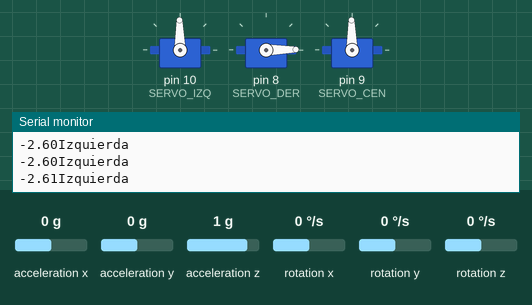
This sketch was run on a simulated Arduino Uno, built with avr-gcc and run on an emulated ATmega328P. Parts: 3 × servo, the last lines printed to the serial monitor. The inputs (shaded band) are chosen by the test bench; at power-on: acceleration x 0 g, acceleration y 0 g, acceleration z 1 g, rotation x 0 °/s, rotation y 0 °/s, rotation z 0 °/s.

Above: at 11.1 s.
11.2 s: acceleration x set to 0.8 g
At 11.8 s:
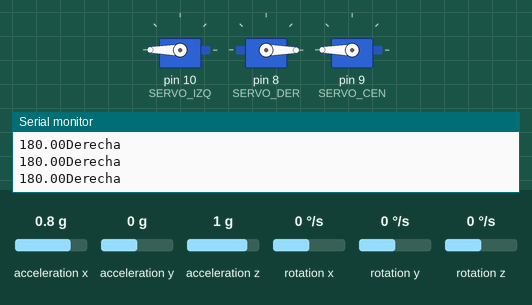
12.7 s: acceleration x set to -0.1 g
At 14.9 s:
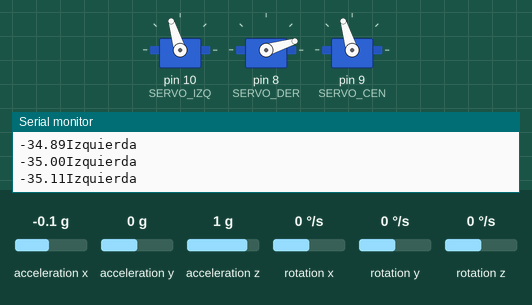
15.7 s: acceleration x set to -1.4 g
At 16.3 s:
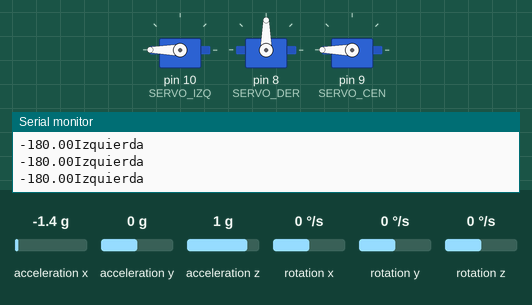
17.2 s: acceleration x set to 0.1 g
At 18.0 s:
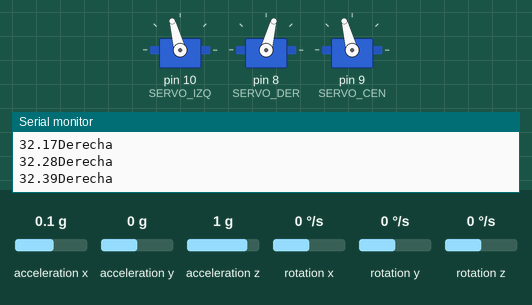
20.2 s: acceleration x set to -0.8 g
21.7 s: acceleration x set to 0 g
At 22.7 s:
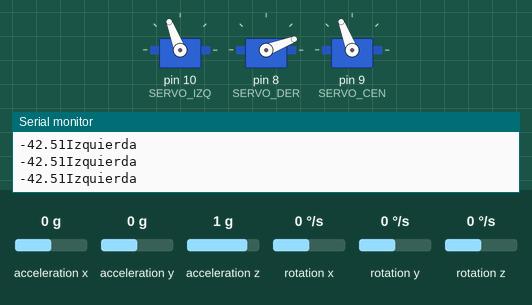
Timing chart, 0 to 24.2 s (numbered marks = the images above; inputs shaded):
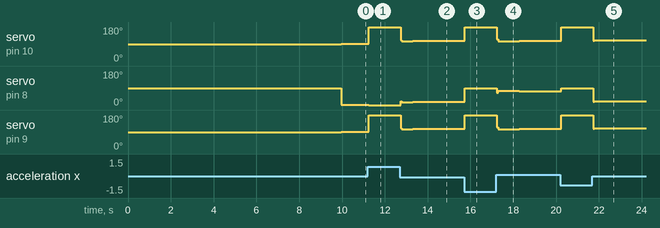

The sketch:

ArduinoControlPIDEcoVapo.ino
```cpp
#define SERVO_IZQ 10
#define SERVO_CEN 9
#define SERVO_DER 8

#include "Wire.h"
#include "Servo.h"
#include "I2Cdev.h"
#include "MPU6050.h"

Servo Servo_AletaIzq;
Servo Servo_AletaDer;
Servo Servo_Brushless;

MPU6050 Accel_Gyro;

int Aceleracion_X,    Aceleracion_Y,    Aceleracion_Z;
int Aceleracion_XMin, Aceleracion_YMin, Aceleracion_ZMin;
int Aceleracion_XMax, Aceleracion_YMax, Aceleracion_ZMax;

int Rotacion_X, Rotacion_Y, Rotacion_Z;
int rotMinX,    rotMinY,    rotMinZ;
int rotMaxX,    rotMaxY,    rotMaxZ;

float Angulo_X, Angulo_Y;

int mapAceleracion_X, mapAceleracion_Y, mapAceleracion_Z;
int mapRotacion_X,    mapRotacion_Y,    mapRotacion_Z;
int mapXmin, mapXmax;
int mapYmin, mapYmax;
int mapZmin, mapZmax;

long Referencia_X = 0;
long Referencia_Y = 0;
long Referencia_Z = 0;

long Error = 0;
long Error_Anterior = 0;

float pid_P = 0;
float pid_I = 0;
float pid_D = 0;

double kP = 2.5;
double kI = 0.005;
double kD = 3.2;

float Tiempo_Actual;
float Tiempo_Transcurrido;
float Tiempo_Anterior;

float PID;

int numeroMuestras = 1000;

void MoverMotores(int izq, int der, int centro);

void ObtenerReferenciaCero();

void setup() {
  Accel_Gyro.initialize();
  Tiempo_Actual = millis();
  Serial.begin(115200);
  Wire.begin();

  Servo_AletaIzq.attach(SERVO_IZQ);
  Servo_AletaDer.attach(SERVO_DER);
  Servo_Brushless.attach(SERVO_CEN);

  if (Accel_Gyro.testConnection()) {
    Serial.println("Sensor iniciado correctamente");

    ObtenerReferenciaCero();
  }
  else {

    Serial.println("Error al iniciar el sensor");
  }

  MoverMotores(90, 90, 90);
  delay(8000);

}


void loop() {

  Tiempo_Anterior = Tiempo_Actual;
  Tiempo_Actual = millis();
  Tiempo_Transcurrido = (Tiempo_Actual - Tiempo_Anterior);


  /* :::  Lectura de Datos del MPU :::*/
  Accel_Gyro.getAcceleration(&Aceleracion_X, &Aceleracion_Y, &Aceleracion_Z);
  Accel_Gyro.getRotation(&Rotacion_X, &Rotacion_Y, &Rotacion_Z);

  /* ::: Calculo de Rotación Angular  :::*/
  Angulo_X = atan(Aceleracion_X / sqrt(pow(Aceleracion_Y, 2) + pow(Aceleracion_Z, 2))) * (180.0 / 3.14);
  Angulo_Y = atan(Aceleracion_Y / sqrt(pow(Aceleracion_X, 2) + pow(Aceleracion_Z, 2))) * (180.0 / 3.14);

  /* :::  Calculo de Valores Maximos y Minimos de Lectura :::*/
  if (Aceleracion_X < Aceleracion_XMin) Aceleracion_XMin = Aceleracion_X;
  if (Aceleracion_X > Aceleracion_XMax) Aceleracion_XMax = Aceleracion_X;

  if (Aceleracion_Y < Aceleracion_YMin) Aceleracion_YMin = Aceleracion_Y;
  if (Aceleracion_Y > Aceleracion_YMax) Aceleracion_YMax = Aceleracion_Y;

  if (Aceleracion_Z < Aceleracion_ZMin) Aceleracion_ZMin = Aceleracion_Z;
  if (Aceleracion_Z > Aceleracion_ZMax) Aceleracion_ZMax = Aceleracion_Z;

  /* :::  Mapeo de Valores :::*/
  mapXmax = map(Aceleracion_X, Referencia_X, Aceleracion_XMax, 0, 180);
  mapYmax = map(Aceleracion_Y, Referencia_Y, Aceleracion_YMax, 0, 180);
  mapZmax = map(Aceleracion_Z, Referencia_Z, Aceleracion_ZMin, 0, -180);


  /* ::: Calculo del Error ::: */
  Error = mapXmax - 0;


  /* ::: Calculo del proporcional del PID ::: */
  pid_P = kP * Error;

  /* ::: Calculo del Integral del PID ::: */

  if (-15 < Error < 15) {
    pid_I = pid_I + (kI * Error);
  }

  /* ::: Calculo del Derivativo del PID ::: */
  pid_D = kD * ((Error - Error_Anterior) / Tiempo_Transcurrido);


  PID = pid_I + pid_P + pid_D;

  if (PID > 180) {
    PID = 180;
  } else if (PID < -180) {
    PID = -180;
  }

  int ExeMotorIzq;
  int ExeMotorDer;
  int ExeMotorCen;

  if (PID > 0) {
    Serial.println("Derecha");
    ExeMotorIzq = map(PID, 1, 180, 90, 180);
    ExeMotorDer = map(PID, 1, 180, 90, 0);
    ExeMotorCen = map(PID, 1, 180, 90, 180);

  } else {
    Serial.println("Izquierda");
    ExeMotorIzq = map(PID, 0, -180, 90, 180);
    ExeMotorDer = map(PID, 0, -180, 0, 90);
    ExeMotorCen = map(PID, 0, -180, 90, 180);
  }

  MoverMotores(ExeMotorIzq, ExeMotorDer, ExeMotorCen);

  Error_Anterior = Error;

  /* :::  Impresión de Datos :::*/
  //  Serial.print("X: "); Serial.println(mapXmax);
  //  Serial.print("Y: "); Serial.println(mapYmax);
  //  Serial.print("Z: "); Serial.println(mapZmax);


  Serial.print(PID);
  delay(50);
}

void MoverMotores(int izq, int der, int centro) {
  Servo_AletaIzq.write(izq);
  Servo_AletaDer.write(der);
  Servo_Brushless.write(centro);

}

void ObtenerReferenciaCero() {

  int muestrasX[numeroMuestras] = {0};
  int muestrasY[numeroMuestras] = {0};
  int muestrasZ[numeroMuestras] = {0};

  for (int i = 0; i < numeroMuestras; i++) {
    Accel_Gyro.getAcceleration(&Aceleracion_X, &Aceleracion_Y, &Aceleracion_Z);
    muestrasX[i] = Aceleracion_X;
    muestrasY[i] = Aceleracion_Y;
    muestrasZ[i] = Aceleracion_Z;
  }

  for (int i = 0; i < numeroMuestras; i++) {
    Referencia_X += muestrasX[i];
    Referencia_Y += muestrasY[i];
    Referencia_Z += muestrasZ[i];
  }

  Referencia_X = Referencia_X / numeroMuestras;
  Referencia_Y = Referencia_Y / numeroMuestras;
  Referencia_Z = Referencia_Z / numeroMuestras;
}
```

Measured:
- after the input at 11.2 s, servo on pin 10 (SERVO_IZQ), servo on pin 9 (SERVO_CEN): 91° → 180° at once; servo on pin 8 (SERVO_DER): 1° → 0° at once
- after the input at 12.7 s, servo on pin 10 (SERVO_IZQ), servo on pin 9 (SERVO_CEN): 180° → 105° at once, → 106° 0.55 s later, → 107° 1.0 s later, → 108° 1.1 s later; servo on pin 8 (SERVO_DER): 0° → 15° at once, → 16° 0.55 s later, → 17° 1.0 s later, → 18° 1.1 s later
- after the input at 15.7 s, servo on pin 10 (SERVO_IZQ), servo on pin 9 (SERVO_CEN): 108° → 180° at once; servo on pin 8 (SERVO_DER): 18° → 90° at once
- after the input at 17.2 s, servo on pin 10 (SERVO_IZQ), servo on pin 9 (SERVO_CEN): 180° → 105° at once, → 106° 1.1 s later, → 107° 1.0 s later; servo on pin 8 (SERVO_DER): 90° → 75° at once, → 74° 1.1 s later, → 73° 1.0 s later
- after the input at 21.7 s, servo on pin 10 (SERVO_IZQ), servo on pin 9 (SERVO_CEN): 180° → 111° at once; servo on pin 8 (SERVO_DER): 90° → 21° at once
